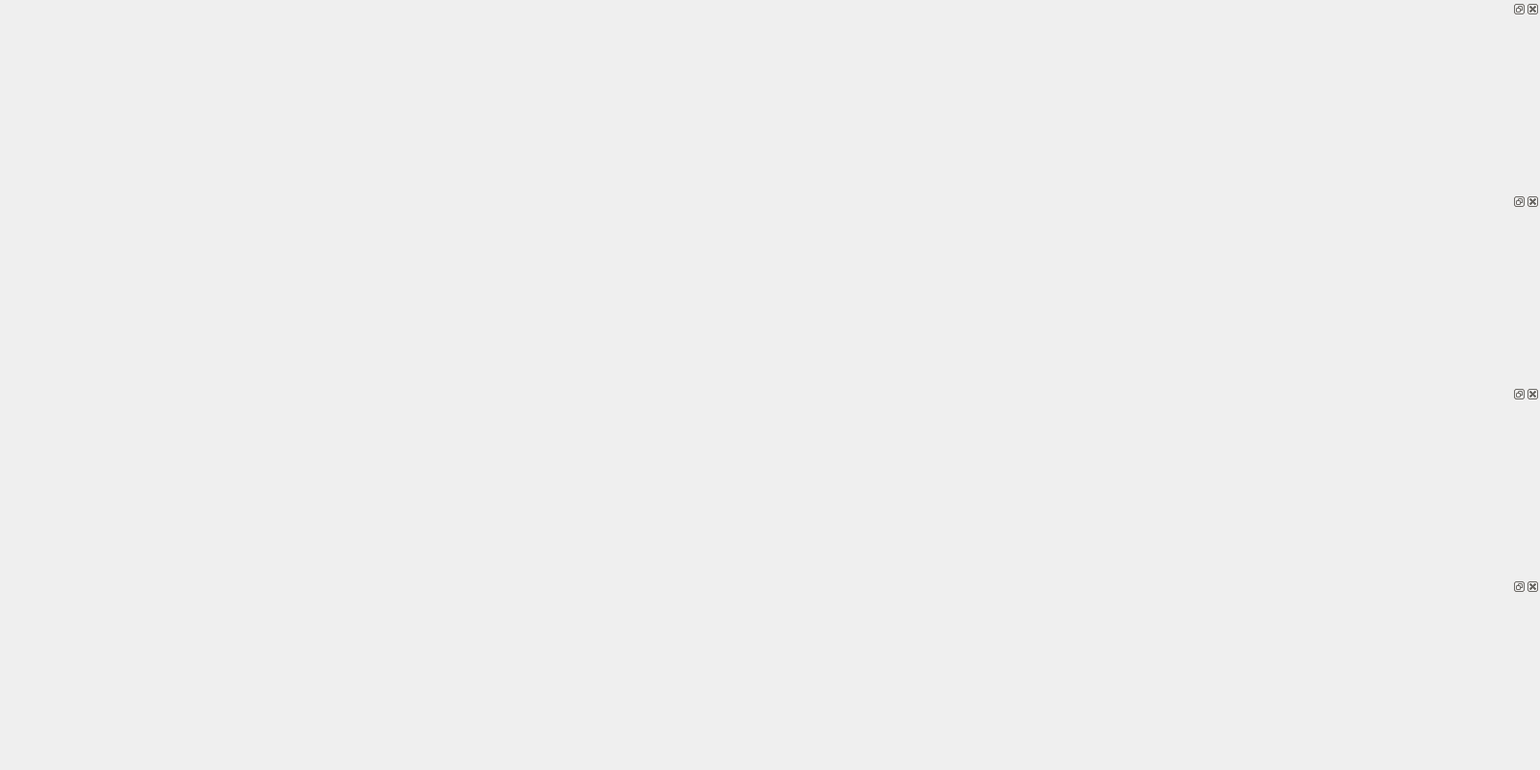
<?xml version="1.0" encoding="UTF-8"?>
<ui version="4.0">
 <class>QDlpMTFRsltDisplay</class>
 <widget class="QWidget" name="QDlpMTFRsltDisplay">
  <property name="geometry">
   <rect>
    <x>0</x>
    <y>0</y>
    <width>1600</width>
    <height>800</height>
   </rect>
  </property>
  <property name="windowTitle">
   <string>QDlpMTFRsltDisplay</string>
  </property>
  <widget class="QDockWidget" name="dockWidget">
   <property name="geometry">
    <rect>
     <x>0</x>
     <y>0</y>
     <width>1600</width>
     <height>200</height>
    </rect>
   </property>
   <widget class="QWidget" name="dockWidgetContents"/>
  </widget>
  <widget class="QDockWidget" name="dockWidget_2">
   <property name="geometry">
    <rect>
     <x>0</x>
     <y>200</y>
     <width>1600</width>
     <height>200</height>
    </rect>
   </property>
   <widget class="QWidget" name="dockWidgetContents_2"/>
  </widget>
  <widget class="QDockWidget" name="dockWidget_3">
   <property name="geometry">
    <rect>
     <x>0</x>
     <y>400</y>
     <width>1600</width>
     <height>200</height>
    </rect>
   </property>
   <widget class="QWidget" name="dockWidgetContents_3"/>
  </widget>
  <widget class="QDockWidget" name="dockWidget_4">
   <property name="geometry">
    <rect>
     <x>0</x>
     <y>600</y>
     <width>1600</width>
     <height>200</height>
    </rect>
   </property>
   <widget class="QWidget" name="dockWidgetContents_4"/>
  </widget>
 </widget>
 <layoutdefault spacing="6" margin="11"/>
 <resources/>
 <connections/>
</ui>
